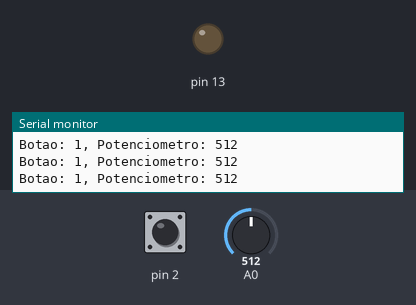
This sketch was run on a simulated Arduino Uno, built with avr-gcc and run on an emulated ATmega328P. On the bench: output pins drawn as LEDs (lit = HIGH), the last lines printed to the serial monitor. Inputs (shaded band) come from the test bench; at power-on: pin 2 HIGH, A0 = 512.

Above: at 1.2 s.
1.3 s: pin 2 pulled LOW for 0.15 s
At 1.41 s:
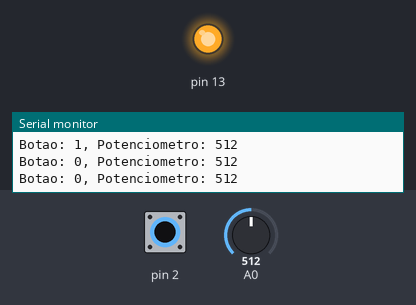
2.9 s: A0 set to 109
5.9 s: A0 set to 88
8.9 s: pin 2 pulled LOW for 3.2 s
At 13.5 s:
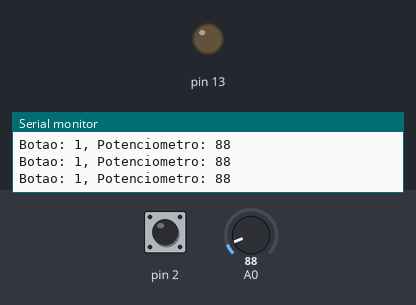
Timing chart, 0 to 15.0 s (numbered marks = the images above; inputs shaded):
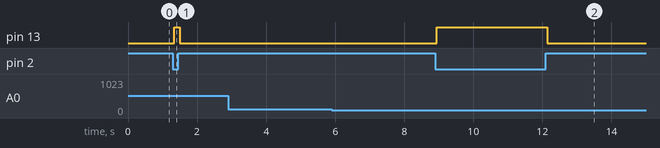

Measured:
- after the input at 1.3 s, pin 13: LOW → HIGH at once, → LOW 0.16 s later
- after the input at 8.9 s, pin 13: LOW → HIGH at once, → LOW 3.2 s later

The sketch:

analogicoDigital.ino
```cpp
void setup() {
  // iniciar o monitor serial
  Serial.begin(9600);
  // definir o botão de pressão
  pinMode(2, INPUT_PULLUP);
  // definir o LED do Arduino como saída
  pinMode(13, OUTPUT);

}

void loop() {
  // ler o valor do botão
  int valorBotao = digitalRead(2);

  int valorPotenciometro = analogRead(A0);
  //print out the value of the pushbutton
  Serial.print("Botao: ");
  Serial.print(valorBotao);
  Serial.print(", Potenciometro: ");
  Serial.println(valorPotenciometro);

  // verificar se o botão está pressionado ou não para ligar o LED
  if (valorBotao == HIGH) {
    digitalWrite(13, LOW);
  } else {
    digitalWrite(13, HIGH);
  }
}
```
